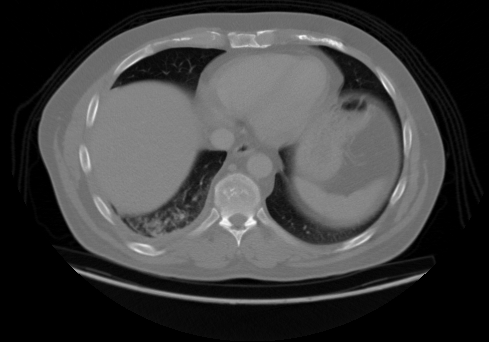
#> input picture New Dataset/Test Case/Malignant cases/000132 (7).png, 489 x 342 px, found by its file name; its folder holds only this picture in this run
$ python program1.py
#> lines starting #> are read from the running program, lines starting #| are printed output that depends on the picture; after the words box and inside, x2 and y2 are one past the last pixel; in counts of white or black regions, pixels touching at a corner belong together
import os
import cv2
import numpy as np
import joblib
import pandas as pd
import matplotlib.pyplot as plt
from collections import Counter
from sklearn.model_selection import train_test_split, GridSearchCV
from sklearn.svm import SVC
from sklearn.ensemble import RandomForestClassifier
from sklearn.metrics import (accuracy_score, precision_score, recall_score,
                            f1_score, confusion_matrix, classification_report)
from skimage.feature import hog
from imblearn.over_sampling import SMOTE
from sklearn.preprocessing import StandardScaler
from sklearn.decomposition import PCA
import seaborn as sns
import time
from tqdm import tqdm

class LungCancerClassifier:
    def __init__(self, dataset_path):
        self.dataset_path = dataset_path
        self.class_labels = {
            "Malignant cases": 0,
            "Normal cases": 1,
            "Benign cases": 2
        }
        self.models = {
            'svm': None,
            'rf': None
        }
        self.scaler = StandardScaler()
        self.pca = None
        self.best_params = {}
        self.results = {}

    def load_images_from_folder(self):
        """Load and preprocess images from folder structure"""
        X = []
        y = []
        missing_folders = []
        valid_extensions = ('.png', '.jpg', '.jpeg', '.bmp', '.tiff')

        print("\n📂 Loading dataset...")

        for class_name, label in self.class_labels.items():
            class_path = os.path.join(self.dataset_path, class_name)
            if not os.path.exists(class_path):
                missing_folders.append(class_name)
                continue

            print(f"Processing {class_name}...")
            image_files = [f for f in os.listdir(class_path)
                         if f.lower().endswith(valid_extensions)]

            for img_file in tqdm(image_files, desc=f"Loading {class_name}"):
                img_path = os.path.join(class_path, img_file)
                try:
                    features = self.process_image(img_path)
                    X.append(features)
                    y.append(label)
                except Exception as e:
                    print(f"\n⚠ Error processing {img_file}: {str(e)}")
                    continue

        if not X:
            raise ValueError("❌ No images loaded! Check your dataset path and structure.")

        print(f"\n✅ Successfully loaded {len(X)} images")
        if missing_folders:
            print(f"⚠ Missing folders: {', '.join(missing_folders)}")

        return np.array(X), np.array(y)

    def process_image(self, img_path):
        """Enhanced image preprocessing pipeline"""
        img = cv2.imread(img_path, cv2.IMREAD_GRAYSCALE)
#> img is the input picture: shape (342, 489); min 0, max 255, mean 64.3
        if img is None:
            raise ValueError(f"Could not read image {img_path}")

        # Resize with aspect ratio preservation
        img = cv2.resize(img, (128, 128))
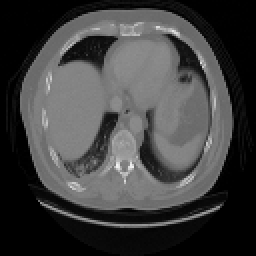
#> img: shape (128, 128) (shown 2 times larger); min 0, max 243, mean 64.2

        # Adaptive thresholding
        img = cv2.adaptiveThreshold(img, 255, cv2.ADAPTIVE_THRESH_GAUSSIAN_C,
                                   cv2.THRESH_BINARY, 11, 2)
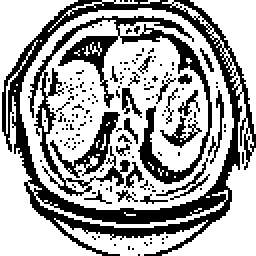
#> img: shape (128, 128) (shown 2 times larger); 65.9% white; 149 black regions (131 under 20 px), largest, box (x1, y1, x2, y2) and area: (1, 0, 128, 128) 2756, (14, 8, 106, 98) 1604, (25, 56, 60, 89) 286

        # Noise reduction
        img = cv2.medianBlur(img, 3)
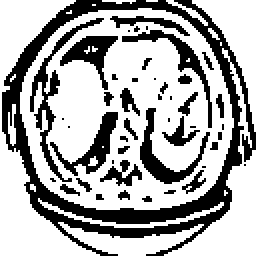
#> img: shape (128, 128) (shown 2 times larger); 67.3% white; 46 black regions (28 under 20 px), largest, box (x1, y1, x2, y2) and area: (1, 0, 128, 128) 2911, (15, 9, 52, 91) 403, (70, 54, 105, 92) 328

        # Contrast enhancement
        clahe = cv2.createCLAHE(clipLimit=2.0, tileGridSize=(8, 8))
        img = clahe.apply(img)

        # Feature extraction
        features = hog(img, orientations=8, pixels_per_cell=(16, 16),
                      cells_per_block=(1, 1), feature_vector=True)
#> features = 512 values, max 1 at index 462, min 0 at index 0, mean 0.21

        return features

    def handle_class_imbalance(self, X, y):
        """Apply SMOTE to balance class distribution"""
        print("\n⚖ Checking class distribution...")
        class_counts = Counter(y)
        print("Original distribution:", dict(class_counts))

        if len(set(class_counts.values())) > 1:
            print("Applying SMOTE to balance classes...")
            smote = SMOTE(random_state=42)
            X, y = smote.fit_resample(X, y)
            print("New distribution:", dict(Counter(y)))

        return X, y

    # [99 lines left out: functions train_models, evaluate_models, plot_confusion_matrix, save_models, not called in this run]

    def run(self):
        """Main execution pipeline"""
        try:
            # 1. Load and preprocess data
            X, y = self.load_images_from_folder()
#| ✅ Successfully loaded 1 images
#> y = [0]

            # 2. Handle class imbalance
            X, y = self.handle_class_imbalance(X, y)
#> in handle_class_imbalance, `class_counts = Counter(y)`: class_counts = {0: 1}
#| Original distribution: {0: 1}

            # 3. Split data
            X_train, X_test, y_train, y_test = train_test_split(
                X, y, test_size=0.2, random_state=42, stratify=y)

            # 4. Feature scaling
            X_train = self.scaler.fit_transform(X_train)
            X_test = self.scaler.transform(X_test)

            # 5. Train models
            self.train_models(X_train, y_train)

            # 6. Evaluate models
            self.evaluate_models(X_test, y_test)

            # 7. Save models
            self.save_models()

            return {
                'results': self.results,
                'best_params': self.best_params
            }

        except Exception as e:
            print(f"\n❌ Error encountered: {str(e)}")
            print("\nTroubleshooting tips:")
            print("1. Verify dataset path exists and is accessible")
            print("2. Check folder structure matches expected format")
            print("3. Ensure images are in supported formats (jpg, png, etc.)")
            print("4. Confirm all required folders (Malignant, Normal, Benign) are present")
            return None


if __name__ == "__main__":
    # Initialize with your dataset path
    dataset_path = r"E:\MAJOR PROJECT\LUNG_PROJECT\New Dataset\Test Case"

    # Verify path exists
    if not os.path.exists(dataset_path):
        print(f"❌ Path does not exist: {dataset_path}")
        print("Current working directory:", os.getcwd())
    else:
        print(f"\n🏁 Starting Lung Cancer Classification System")
        print(f"Dataset path: {dataset_path}")

        # Run the system
        classifier = LungCancerClassifier(dataset_path)
        results = classifier.run()

        # Display results if successful
        if results:
            print("\n🎉 Final Results:")
            for model_name, metrics in results['results'].items():
                print(f"\n{model_name.upper()} Performance:")
                for metric, value in metrics.items():
                    print(f"{metric.capitalize()}: {value:.4f}")

            print("\n🔧 Best Parameters Found:")
            for model_name, params in results['best_params'].items():
                print(f"\n{model_name.upper()}:")
                for param, value in params.items():
                    print(f"{param}: {value}")
